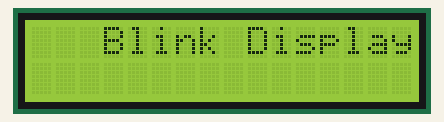
Bench run of a sketch on a simulated Arduino Uno, built with avr-gcc and run on an emulated ATmega328P. Parts: 16×2 character LCD.

Above: at 0.1 s.
At 1.1 s:
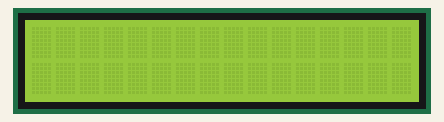

The sketch:

Teste_Display_LCD_com_modulo_I2C.ino
```cpp
#include <Wire.h>
#include <LiquidCrystal_I2C.h>

LiquidCrystal_I2C lcd(0x27,16,2);  // set the LCD address to 0x27 for a 16 chars and 2 line display
                                  //porta A4 para o SDA e porta A5 para o SCL
void setup(){
  lcd.init();
  lcd.backlight();
}


void loop(){
  lcd.setCursor(3,0);             //Escolhe a posição do caractere que começará a ser escrita a frase, display tem 2 linhas com 16 slots de caractere cada
  lcd.print("Blink Display");
  delay(1000);
  lcd.clear();
  delay(1000);
}
```

Measured:
- what the display in image 1 shows lasts 1.0 s, from 1.1 s to 2.1 s
